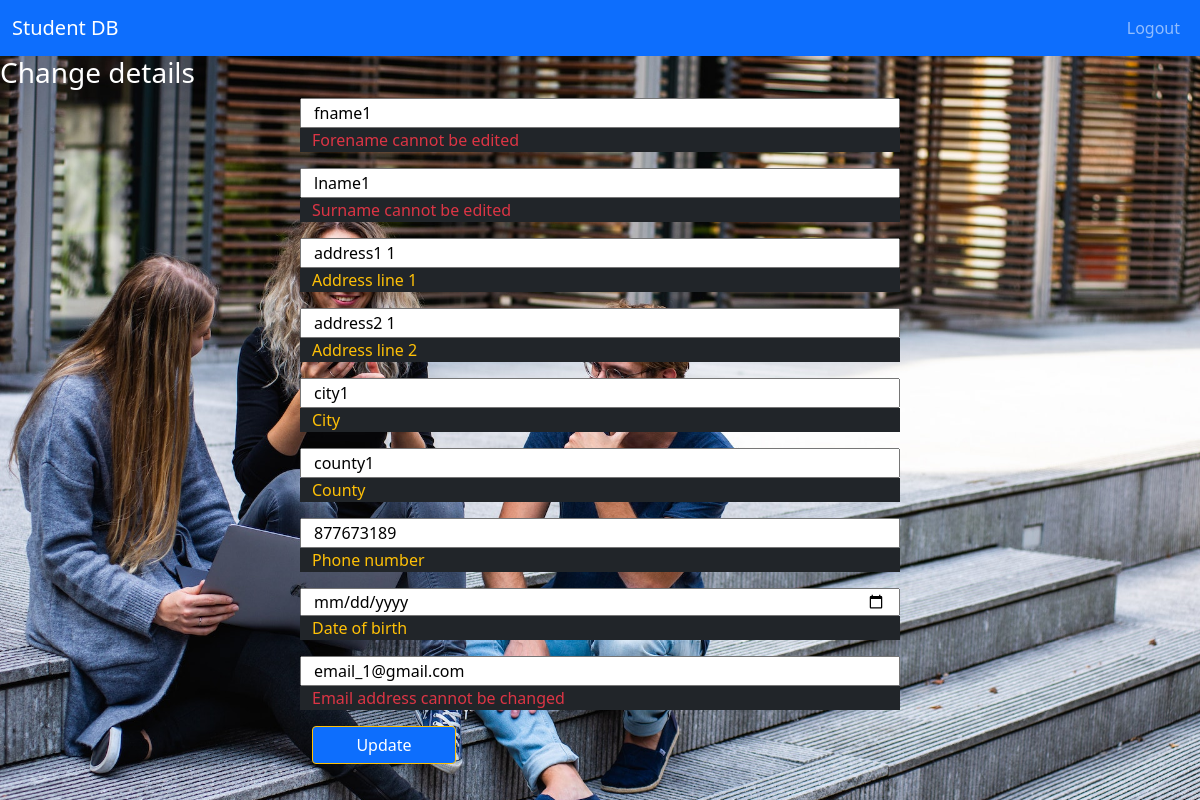
/update_tutor_profile/1 (signed in), run on an earlier commit of the app's database.
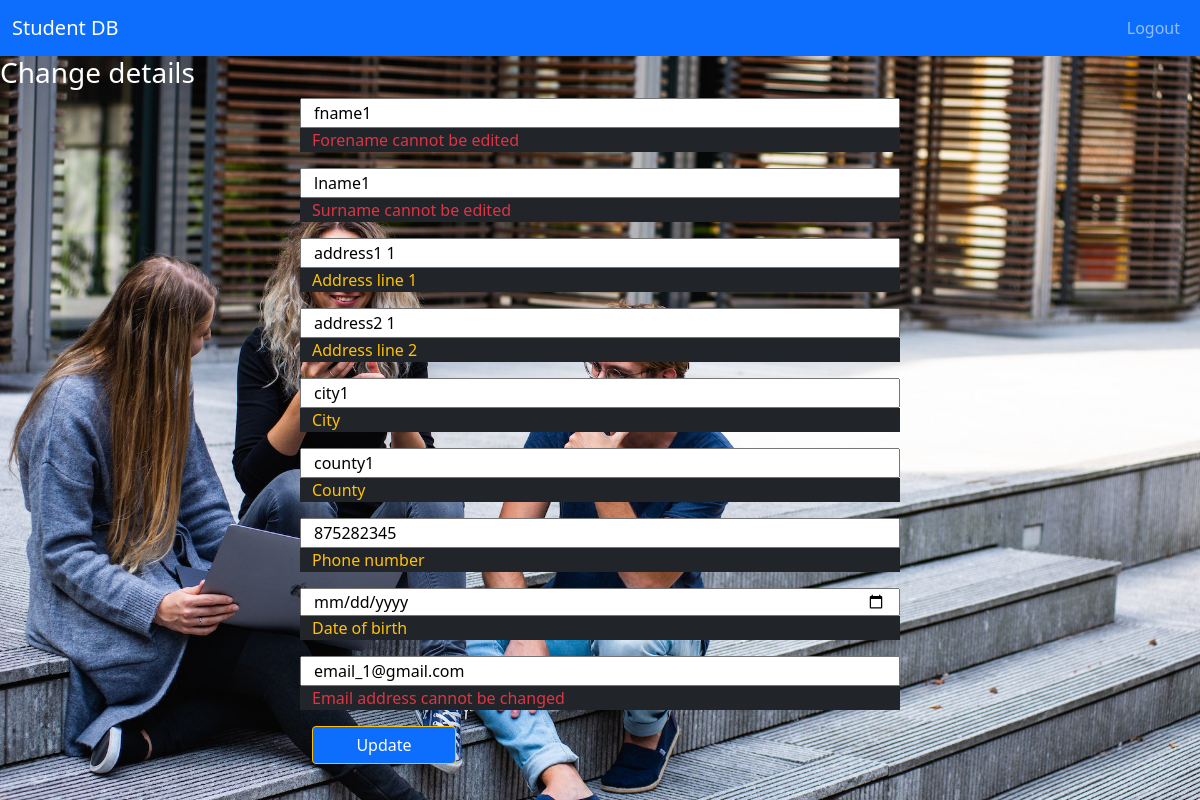
And on a later commit of the database.
### application/models.py (models this page shows)
class Tutors(db.Model):
    id = db.Column(db.Integer, primary_key=True)
    t_modules = db.relationship('Modules', backref='tutors') # FK ref Modules
    tutor_fname = db.Column(db.String(30), nullable=False)
    tutor_lname = db.Column(db.String(30), nullable=False)
    tutor_address1 = db.Column(db.String(50), nullable=False)
    tutor_address2 = db.Column(db.String(50), nullable=False)
    tutor_city = db.Column(db.String(30), nullable=False)
    tutor_county = db.Column(db.String(30), nullable=False)
    tutor_phone = db.Column(db.Integer, nullable=False)
    tutor_DOB = db.Column(db.DateTime, nullable=False)
    tutor_email = db.Column(db.String(50), nullable=False)
    tutor_password_ff = db.Column(db.String(50), nullable=False)
    authority_lvl = db.Column(db.Integer, nullable=False)

### application/routes.py (the view, shortened to what this page needs)
@app.route("/update_tutor_profile/<int:tutor_id>", methods=["GET", "POST"])
def update_tutor_profile(tutor_id):
    if session['user_email']:
        form = TutorForm()
        tutor = Tutors.query.filter_by(id=tutor_id).first()
    return render_template("update_tutor_profile.html", form=form, tutor=tutor)

### templates/update_tutor_profile.html (shortened to what this page needs)
{% extends "base.html" %}
{% block content %}
<h3 class="center-align indigo-text hide-on-small-only">Change details</h3>
    <div class="row m-auto w-50">
        <div class="">
            <div class="">
                <div class="row">
                    <form class="" method="POST" action="{{ url_for('update_tutor_profile', tutor_id=tutor.id) }}">
                        <div class="row">
                            {{ form.tutor_fname(readonly=true, class="form-input small-input", value=tutor.tutor_fname) }}
                            <span class="text-danger bg-dark">Forename cannot be edited</span>
                        </div>
                        <div class="row">
                            {{ form.tutor_lname(readonly=true, class="form-input small-input", value=tutor.tutor_lname) }}
                            <span class="text-danger bg-dark">Surname cannot be edited</span>
                        </div>
                        <div class="row">
                            {{ form.tutor_address1(class="form-input small-input", value=tutor.tutor_address1) }}
                            <span class="text-warning bg-dark">Address line 1</span>
                        </div>
                        <div class="row">
                        {{ form.tutor_address2(class="form-input small-input", value=tutor.tutor_address2) }}
                        <span class="text-warning bg-dark">Address line 2</span>
                        </div>
                        <div class="row">
                            {{ form.tutor_city(class="form-input small-input", value=tutor.tutor_city) }}
                            <span class="text-warning bg-dark">City</span>
                        </div>
                        <div class="row">
                            {{ form.tutor_county(class="form-input small-input", value=tutor.tutor_county) }}
                            <span class="text-warning bg-dark">County</span>
                        </div>
                        <div class="row">
                            {{ form.tutor_phone(class="form-input small-input", value=tutor.tutor_phone) }}
                            <span class="text-warning bg-dark">Phone number</span>
                        </div>
                        <div class="row">
                            {{ form.tutor_DOB(class="form-input small-input", value=tutor.tutor_DOB) }}
                            <span class="text-warning bg-dark">Date of birth</span>
                        </div>
                        <div class="row">
                            {{ form.tutor_email(readonly=true, class="form-input small-input", value=tutor.tutor_email) }}
                            <span class="text-danger bg-dark">Email address cannot be changed</span>
                        </div>
                        <button type="submit" class="btn btn-primary border-warning w-25 m-auto">
                            Update
                        </button>
                    </form>
                </div>
            </div>
        </div>
    </div>
{% endblock %}

What changed in the data, as far as the page shows it:
changed Tutors "fname1": tutor_phone "877673189" → "875282345"
